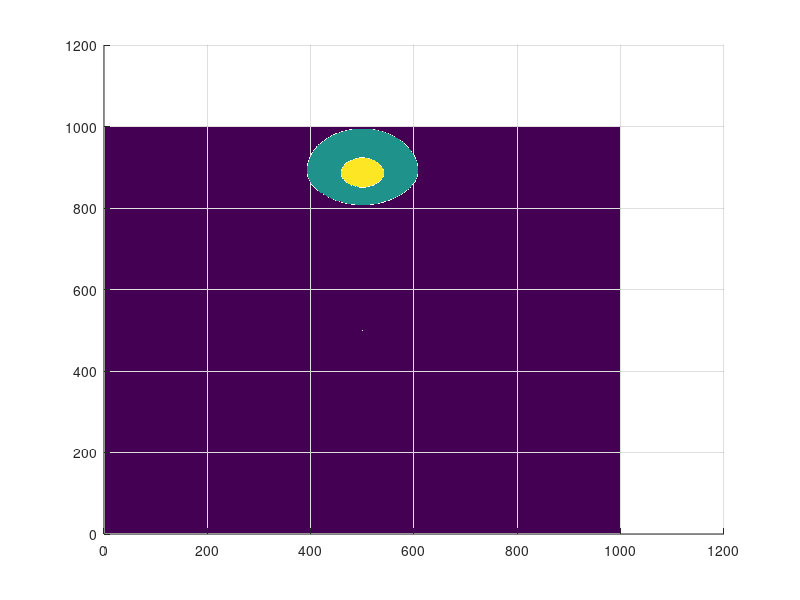

Here is the MATLAB script that generated this plot:
% Explore the "zone of interplay", defined by softening the 
% "sphere of influence" boundary.

mu1 = 398604;
mu2 = 4903;
rho = [384400 0];

F = 0.1;

N=1000;
R = 0.5*ones(N+1,N+1);

rho3 = norm(rho)^3;
for i=1:N+1,
    x=(i-N/2)*(1E6/N);
    for j=1:N+1,
        y=(j-N/2)*(1E6/N);
        r=[x y];
        d = r - rho;
        r3 = norm(r)^3;
        d3 = norm(d)^3;
        P1 = norm(-mu1/r3*r);
        D1 = norm(-mu2*(1/d3*d+1/rho3*rho));
        P2 = norm(-mu2/d3*d);
        D2 = norm(-mu1*(1/r3*r-1/rho3*rho));
        Rij = D1*P2/(P1*D2);
        if Rij < F,
            R(i,j) = 0.0;
        elseif Rij > 1/F,
            R(i,j) = 1.0;
        end
    end
end

figure(1)
surf(R,'EdgeColor','none')
view(2)


           
        